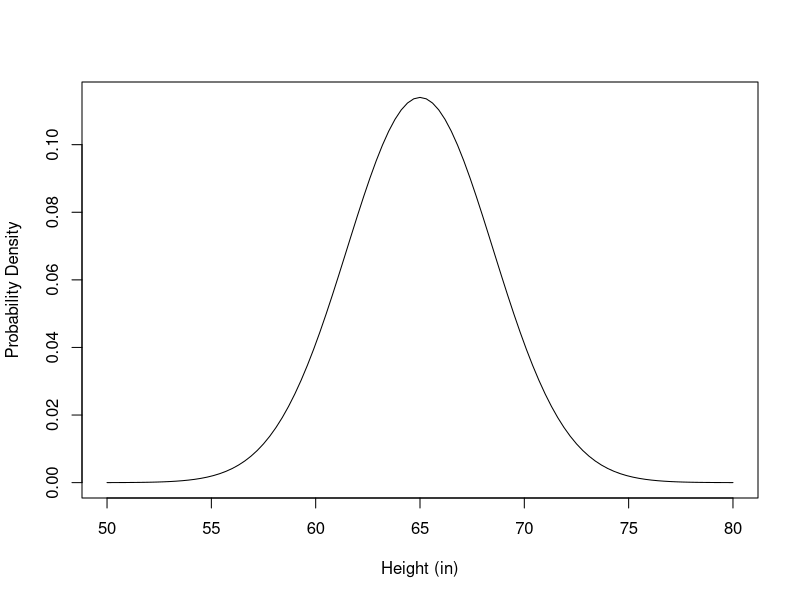
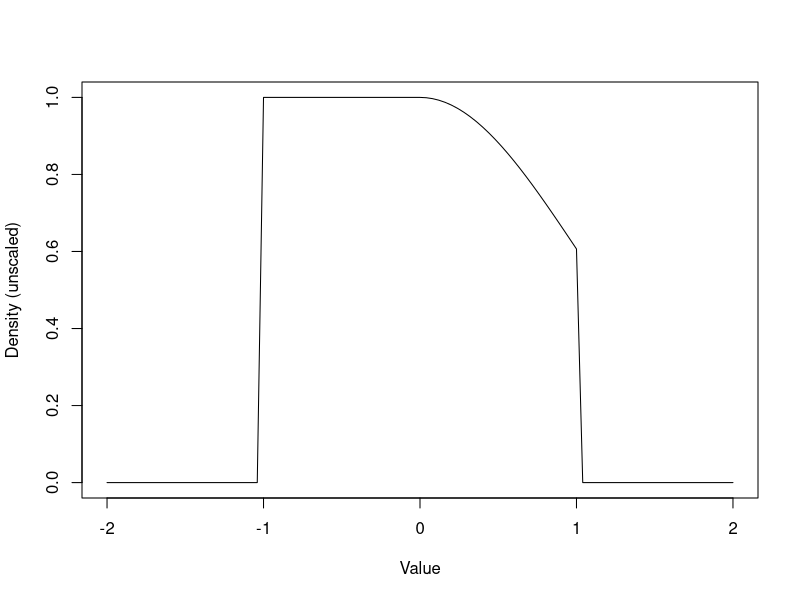
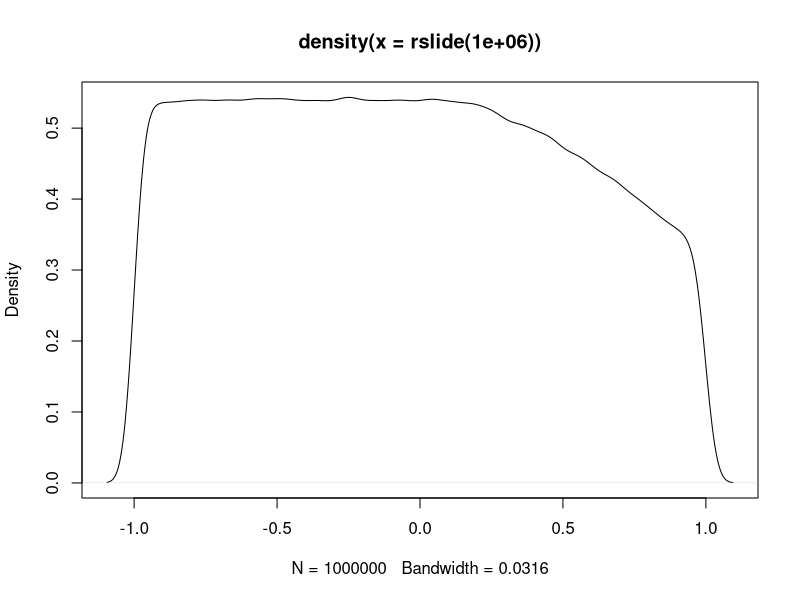

Reproduce these figures in R, in order.
## ---- chunk 1
curve(dnorm(x, 65, 3.5), 50, 80, xlab = "Height (in)",
  ylab = "Probability Density")
## ---- chunk 2
rnorm(10, 65, 3.5)
## ---- chunk 3
dslide = function(x) {
  ifelse(x > 1, 0,
    ifelse(x > 0, dnorm(x) / dnorm(0), dunif(x, -1, 0))
  )
}

curve(dslide, -2, 2, xlab = "Value", ylab = "Density (unscaled)")
## ---- chunk 4
# Your code goes here.
x = runif(1, -1, 1)
y = runif(1, 0, 1)

if (y < dslide(x)) {
  x
}

## ---- chunk 5
# Your code goes here.
rslide = function(n){
  samp = 1:n
  i = 1
  while (i <= n){
    x = runif(1, -1, 1)
    y = runif(1, 0, 1)
    if (y < dslide(x)) {
      samp[i] = x
      i = i + 1
    }
  }
  samp
}
## ---- chunk 6
# Your code goes here.
set.seed(33)
plot(density(rslide(1000000)))
## ---- chunk 7
# Your code goes here.
rs = rslide(1000000)
rslide_mean = mean(rs)
rslide_sd = sd(rs)

rslide_mean
rslide_sd
## ---- chunk 8
# Your code goes here.
rslide_rejected = function(n){
  samp = 0
  i = 1
  while (i <= n){
    x = runif(1, -1, 1)
    y = runif(1, 0, 1)
    if (y < dslide(x)) {
      i = i + 1
    } else{
      samp = samp + 1
    }
  }
  samp
}

avg_rs_rejected = mean(replicate(100, rslide_rejected(10000))) / 10000

message(round(avg_rs_rejected * 100, 2), '%')

